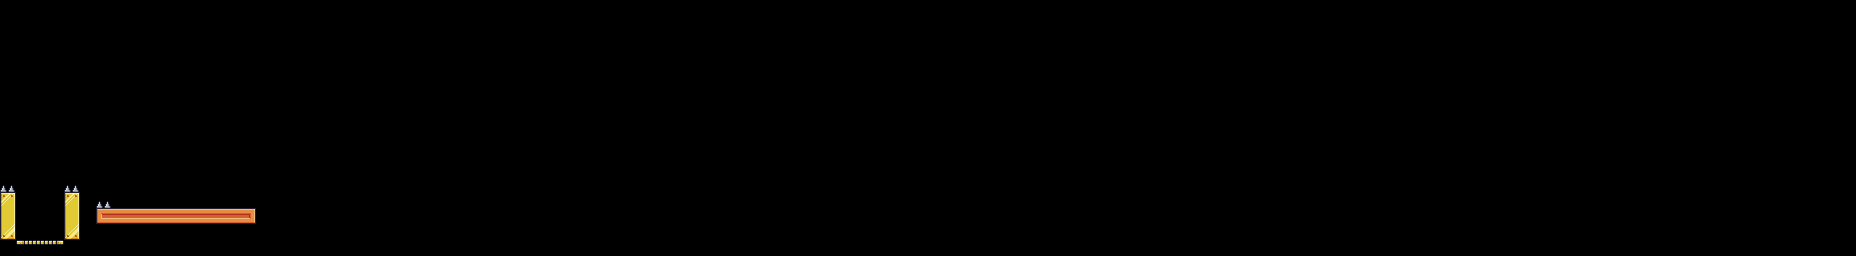

This is a level from a 2D game, rendered from its Tiled map with the project's own tilesets. A one-line summary and the complete map file follow:
An orthogonal 116x16 tile map with 16x16 px tiles, 1 tile layer (Слой тайлов 1), 2 tilesets and 7 objects.

<map version="1.2" tiledversion="1.3.4" orientation="orthogonal" renderorder="right-down" width="116" height="16" tilewidth="16" tileheight="16" infinite="0" nextlayerid="7" nextobjectid="8">
 <tileset firstgid="1" source="Terrain(16x16).tsx" />
 <tileset firstgid="243" name="Idle" tilewidth="16" tileheight="16" tilecount="1" columns="1">
  <image source="../Traps/Spikes/Idle.png" width="16" height="16" />
 </tileset>
 <layer id="1" name="Слой тайлов 1" width="116" height="16">
  <data encoding="csv">
0,0,0,0,0,0,0,0,0,0,0,0,0,0,0,0,0,0,0,0,0,0,0,0,0,0,0,0,0,0,0,0,0,0,0,0,0,0,0,0,0,0,0,0,0,0,0,0,0,0,0,0,0,0,0,0,0,0,0,0,0,0,0,0,0,0,0,0,0,0,0,0,0,0,0,0,0,0,0,0,0,0,0,0,0,0,0,0,0,0,0,0,0,0,0,0,0,0,0,0,0,0,0,0,0,0,0,0,0,0,0,0,0,0,0,0,
0,0,0,0,0,0,0,0,0,0,0,0,0,0,0,0,0,0,0,0,0,0,0,0,0,0,0,0,0,0,0,0,0,0,0,0,0,0,0,0,0,0,0,0,0,0,0,0,0,0,0,0,0,0,0,0,0,0,0,0,0,0,0,0,0,0,0,0,0,0,0,0,0,0,0,0,0,0,0,0,0,0,0,0,0,0,0,0,0,0,0,0,0,0,0,0,0,0,0,0,0,0,0,0,0,0,0,0,0,0,0,0,0,0,0,0,
0,0,0,0,0,0,0,0,0,0,0,0,0,0,0,0,0,0,0,0,0,0,0,0,0,0,0,0,0,0,0,0,0,0,0,0,0,0,0,0,0,0,0,0,0,0,0,0,0,0,0,0,0,0,0,0,0,0,0,0,0,0,0,0,0,0,0,0,0,0,0,0,0,0,0,0,0,0,0,0,0,0,0,0,0,0,0,0,0,0,0,0,0,0,0,0,0,0,0,0,0,0,0,0,0,0,0,0,0,0,0,0,0,0,0,0,
0,0,0,0,0,0,0,0,0,0,0,0,0,0,0,0,0,0,0,0,0,0,0,0,0,0,0,0,0,0,0,0,0,0,0,0,0,0,0,0,0,0,0,0,0,0,0,0,0,0,0,0,0,0,0,0,0,0,0,0,0,0,0,0,0,0,0,0,0,0,0,0,0,0,0,0,0,0,0,0,0,0,0,0,0,0,0,0,0,0,0,0,0,0,0,0,0,0,0,0,0,0,0,0,0,0,0,0,0,0,0,0,0,0,0,0,
0,0,0,0,0,0,0,0,0,0,0,0,0,0,0,0,0,0,0,0,0,0,0,0,0,0,0,0,0,0,0,0,0,0,0,0,0,0,0,0,0,0,0,0,0,0,0,0,0,0,0,0,0,0,0,0,0,0,0,0,0,0,0,0,0,0,0,0,0,0,0,0,0,0,0,0,0,0,0,0,0,0,0,0,0,0,0,0,0,0,0,0,0,0,0,0,0,0,0,0,0,0,0,0,0,0,0,0,0,0,0,0,0,0,0,0,
0,0,0,0,0,0,0,0,0,0,0,0,0,0,0,0,0,0,0,0,0,0,0,0,0,0,0,0,0,0,0,0,0,0,0,0,0,0,0,0,0,0,0,0,0,0,0,0,0,0,0,0,0,0,0,0,0,0,0,0,0,0,0,0,0,0,0,0,0,0,0,0,0,0,0,0,0,0,0,0,0,0,0,0,0,0,0,0,0,0,0,0,0,0,0,0,0,0,0,0,0,0,0,0,0,0,0,0,0,0,0,0,0,0,0,0,
0,0,0,0,0,0,0,0,0,0,0,0,0,0,0,0,0,0,0,0,0,0,0,0,0,0,0,0,0,0,0,0,0,0,0,0,0,0,0,0,0,0,0,0,0,0,0,0,0,0,0,0,0,0,0,0,0,0,0,0,0,0,0,0,0,0,0,0,0,0,0,0,0,0,0,0,0,0,0,0,0,0,0,0,0,0,0,0,0,0,0,0,0,0,0,0,0,0,0,0,0,0,0,0,0,0,0,0,0,0,0,0,0,0,0,0,
0,0,0,0,0,0,0,0,0,0,0,0,0,0,0,0,0,0,0,0,0,0,0,0,0,0,0,0,0,0,0,0,0,0,0,0,0,0,0,0,0,0,0,0,0,0,0,0,0,0,0,0,0,0,0,0,0,0,0,0,0,0,0,0,0,0,0,0,0,0,0,0,0,0,0,0,0,0,0,0,0,0,0,0,0,0,0,0,0,0,0,0,0,0,0,0,0,0,0,0,0,0,0,0,0,0,0,0,0,0,0,0,0,0,0,0,
0,0,0,0,0,0,0,0,0,0,0,0,0,0,0,0,0,0,0,0,0,0,0,0,0,0,0,0,0,0,0,0,0,0,0,0,0,0,0,0,0,0,0,0,0,0,0,0,0,0,0,0,0,0,0,0,0,0,0,0,0,0,0,0,0,0,0,0,0,0,0,0,0,0,0,0,0,0,0,0,0,0,0,0,0,0,0,0,0,0,0,0,0,0,0,0,0,0,0,0,0,0,0,0,0,0,0,0,0,0,0,0,0,0,0,0,
0,0,0,0,0,0,0,0,0,0,0,0,0,0,0,0,0,0,0,0,0,0,0,0,0,0,0,0,0,0,0,0,0,0,0,0,0,0,0,0,0,0,0,0,0,0,0,0,0,0,0,0,0,0,0,0,0,0,0,0,0,0,0,0,0,0,0,0,0,0,0,0,0,0,0,0,0,0,0,0,0,0,0,0,0,0,0,0,0,0,0,0,0,0,0,0,0,0,0,0,0,0,0,0,0,0,0,0,0,0,0,0,0,0,0,0,
0,0,0,0,0,0,0,0,0,0,0,0,0,0,0,0,0,0,0,0,0,0,0,0,0,0,0,0,0,0,0,0,0,0,0,0,0,0,0,0,0,0,0,0,0,0,0,0,0,0,0,0,0,0,0,0,0,0,0,0,0,0,0,0,0,0,0,0,0,0,0,0,0,0,0,0,0,0,0,0,0,0,0,0,0,0,0,0,0,0,0,0,0,0,0,0,0,0,0,0,0,0,0,0,0,0,0,0,0,0,0,0,0,0,0,0,
243,0,0,0,243,0,0,0,0,0,0,0,0,0,0,0,0,0,0,0,0,0,0,0,0,0,0,0,0,0,0,0,0,0,0,0,0,0,0,0,0,0,0,0,0,0,0,0,0,0,0,0,0,0,0,0,0,0,0,0,0,0,0,0,0,0,0,0,0,0,0,0,0,0,0,0,0,0,0,0,0,0,0,0,0,0,0,0,0,0,0,0,0,0,0,0,0,0,0,0,0,0,0,0,0,0,0,0,0,0,0,0,0,0,0,0,
197,0,0,0,197,0,243,0,0,0,0,0,0,0,0,0,0,0,0,0,0,0,0,0,0,0,0,0,0,0,0,0,0,0,0,0,0,0,0,0,0,0,0,0,0,0,0,0,0,0,0,0,0,0,0,0,0,0,0,0,0,0,0,0,0,0,0,0,0,0,0,0,0,0,0,0,0,0,0,0,0,0,0,0,0,0,0,0,0,0,0,0,0,0,0,0,0,0,0,0,0,0,0,0,0,0,0,0,0,0,0,0,0,0,0,0,
219,0,0,0,219,0,189,190,190,190,190,190,190,190,190,191,0,0,0,0,0,0,0,0,0,0,0,0,0,0,0,0,0,0,0,0,0,0,0,0,0,0,0,0,0,0,0,0,0,0,0,0,0,0,0,0,0,0,0,0,0,0,0,0,0,0,0,0,0,0,0,0,0,0,0,0,0,0,0,0,0,0,0,0,0,0,0,0,0,0,0,0,0,0,0,0,0,0,0,0,0,0,0,0,0,0,0,0,0,0,0,0,0,0,0,0,
241,0,0,0,241,0,0,0,0,0,0,0,0,0,0,0,0,0,0,0,0,0,0,0,0,0,0,0,0,0,0,0,0,0,0,0,0,0,0,0,0,0,0,0,0,0,0,0,0,0,0,0,0,0,0,0,0,0,0,0,0,0,0,0,0,0,0,0,0,0,0,0,0,0,0,0,0,0,0,0,0,0,0,0,0,0,0,0,0,0,0,0,0,0,0,0,0,0,0,0,0,0,0,0,0,0,0,0,0,0,0,0,0,0,0,0,
0,18,19,20,0,0,0,0,0,0,0,0,0,0,0,0,0,0,0,0,0,0,0,0,0,0,0,0,0,0,0,0,0,0,0,0,0,0,0,0,0,0,0,0,0,0,0,0,0,0,0,0,0,0,0,0,0,0,0,0,0,0,0,0,0,0,0,0,0,0,0,0,0,0,0,0,0,0,0,0,0,0,0,0,0,0,0,0,0,0,0,0,0,0,0,0,0,0,0,0,0,0,0,0,0,0,0,0,0,0,0,0,0,0,0,0
</data>
 </layer>
 <objectgroup id="2" name="killers">
  <object id="4" x="0" y="184.938" width="16" height="7.0625" />
  <object id="5" x="64" y="184.609" width="15.9565" height="7.3913" />
  <object id="6" x="96" y="200.875" width="15.625" height="7.125" />
 </objectgroup>
 <objectgroup id="6" name="checkpoint" />
 <objectgroup id="3" name="goldenPlank" />
 <objectgroup id="4" name="metalPlanks" />
 <objectgroup id="5" name="Ground">
  <object id="1" x="0" y="192" width="16" height="48" />
  <object id="2" x="64" y="192" width="16" height="48" />
  <object id="3" x="16" y="240" width="48" height="16" />
  <object id="7" x="96" y="208" width="160" height="16" />
 </objectgroup>
</map>
